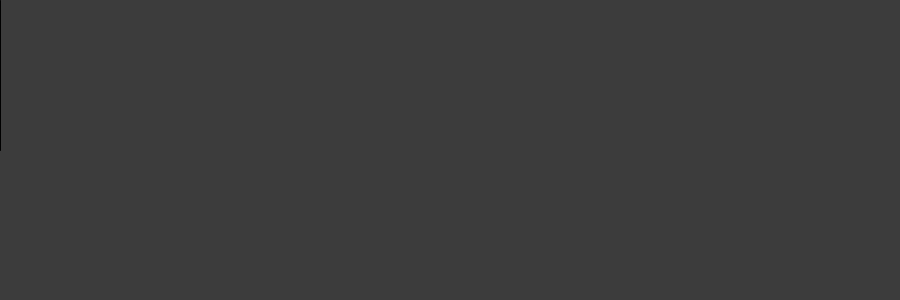
Frame 1 (no input)
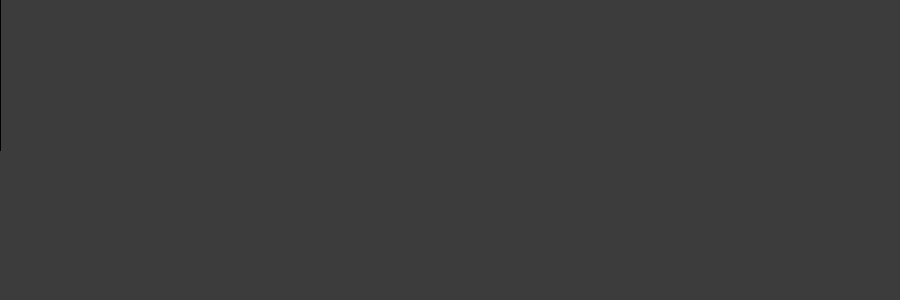
Frame 60 (the mouse pressed at the canvas centre just before this capture)
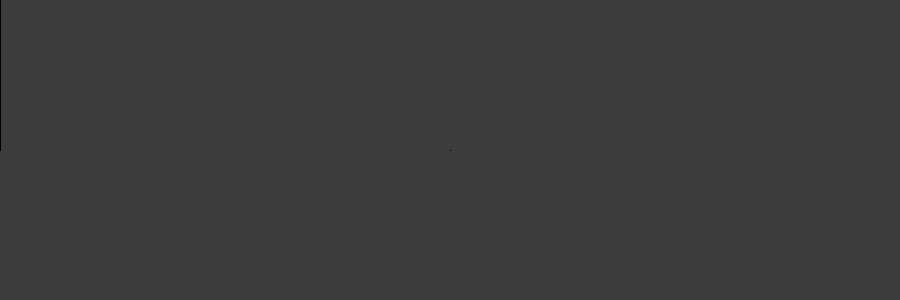
Frame 120 (the mouse held since frame 60 and released just before this capture)

The Processing sketch that drew these frames (run headless with seeded random() and noise(); from frame 60 on, the mouse is pressed at the canvas centre):

// Processing sketch: processing_36556
// ── processing_36556.pde

void setup() {
  size(900, 300);
 background(60);
}
void draw() {
   
   int i=0;

  line(mouseX, 150, mouseX, mouseY);

/*  fill(255, 0, 0);
  stroke(0);
  rect(0, 0, 100, 100);

  fill(0, 255, 0, 200);
  ellipse(100, 100, 300, 200);

  fill(0, 0, 255, 200);
  triangle(100, 10, 60, 60, 100, 100);
*/}

                                                
